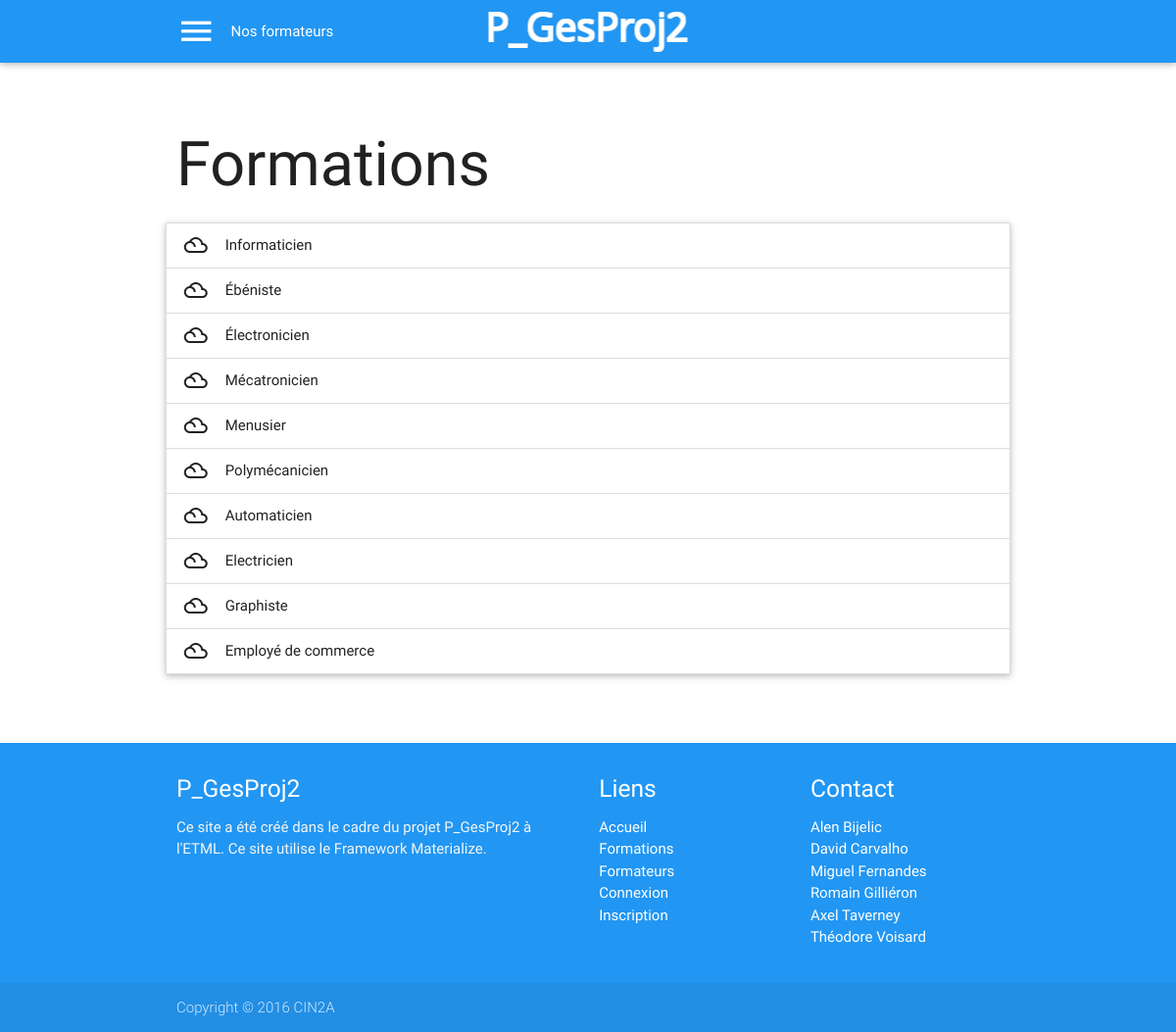
The app's page /P_GesProj2/formations.php with its own data.
### tables this page shows
CREATE TABLE IF NOT EXISTS `t_training` (
  `idTraining` int(10) unsigned NOT NULL AUTO_INCREMENT,
  `traName` varchar(50) NOT NULL,
  `traDescription` tinytext NOT NULL,
  `traStartDate` date NOT NULL,
  `traEndDate` date NOT NULL,
  `traPeriodicity` int(10) unsigned NOT NULL,
  `traPrice` float unsigned NOT NULL,
  `traLocality` varchar(100) NOT NULL,
  `traMinParticipants` int(10) unsigned NOT NULL,
  `traMaxParticipants` int(10) unsigned NOT NULL,
  `fkFormer1` int(10) unsigned NOT NULL,
  `fkFormer2` int(10) unsigned NOT NULL,
  PRIMARY KEY (`idTraining`),
  KEY `fkFormer1` (`fkFormer1`,`fkFormer2`),
  KEY `fkFormer2` (`fkFormer2`)
);

### P_GesProj2/gesprojClass.php (called while the page is built, shortened)
<?php
class gesprojClass
{
    public function __construct() {
        $this->dbh = new PDO('mysql:host=localhost;dbname=db_gesproj2;charset=utf8',"gesproj2", "gesproj2admin",array(PDO::ATTR_PERSISTENT => true,PDO::MYSQL_ATTR_INIT_COMMAND => "SET NAMES utf8"));
    }
    public function getAllFormations()
    {
        $stmt = $this->dbh->prepare('SELECT forLastName AS former1, fkFormer2 AS form2,idTraining,traName,traDescription,traStartDate,traEndDate,traPeriodicity,traPrice,traLocality,traMinParticipants,traMaxParticipants FROM t_former,t_training WHERE fkFormer1 = idFormer ORDER BY idTraining');
        $stmt->execute();
        $formations = $stmt->fetchAll();
        return $formations;
    }
}
?>

### P_GesProj2/formations.php (the view, shortened to what this page needs)
<!DOCTYPE html>
<html lang="en">
<head>
    <link href="css/materialize.css" type="text/css" rel="stylesheet" media="screen,projection"/>
    <link href="css/style.css" type="text/css" rel="stylesheet" media="screen,projection"/>
</head>
<?php
include './navbar.php';
include './gesprojClass.php';
$gesprojClass = new gesprojClass();
$formations = $gesprojClass->getAllFormations();
?>
<div class="container">
    <div class="section">
        <h1>Formations</h1>
        <div class="row">
            <ul class="collapsible" data-collapsible="accordion">
                    <?php
                    foreach($formations as $form)
                    {
						$regButton = "";
                        $li = '<li>
                            <div class="collapsible-header"><i class="material-icons">filter_drama</i>' . $form['traName'] . '</div>
                            <div class="collapsible-body">
                                <ul></br>
                                    <div class="margin-ul">
                                        <li><strong>Description : </strong>' .$form['traDescription']. '</li></br>
                                        <li><strong>Date de début : </strong>' .$form['traStartDate']. '</li></br>
                                        <li><strong>Date de fin : </strong>' .$form['traEndDate']. '</li></br>
                                        <li><strong>Nombre des périodes : </strong>' .$form['traPeriodicity']. '</li></br>
                                        <li><strong>Prix : </strong>' .$form['traPrice']. '.-</li></br>
                                        <li><strong>Lieu : </strong>' .$form['traLocality']. '</li></br>
                                        <li><strong>Nombre de participant min. : </strong>' .$form['traMinParticipants']. '</li></br>
                                        <li><strong>Nombre de participant max. : </strong>' .$form['traMaxParticipants']. '</li></br>
                                        <li><strong>Formateur : </strong><a href="./trainers.php">' .$form['former1']. '</a></li></br>
                                        <li>'.$regButton.'</li>
                                        </br>
                                    </div>
                                </ul>
                            </div>
                        </li>';
                        echo($li);;
                    }
				?>
            </ul>
		</div>
    </div>
</div>
<?php
include 'footer.php';
?>
</html>

### records on screen
t_training: traName "Informaticien"
t_training: traName "Ébéniste"
t_training: traName "Électronicien"
t_training: traName "Mécatronicien"
t_training: traName "Menusier"
t_training: traName "Polymécanicien"
t_training: traName "Automaticien"
t_training: traName "Electricien"
t_training: traName "Graphiste"
t_training: traName "Employé de commerce"
